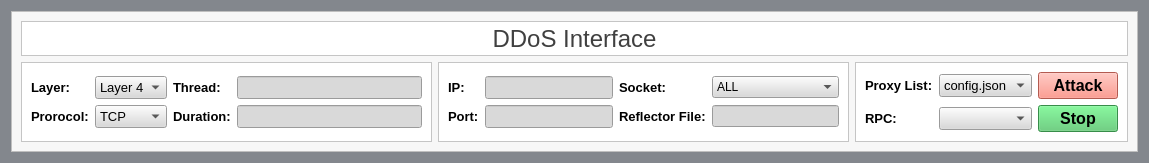
<?xml version="1.0" encoding="UTF-8"?>
<ui version="4.0">
 <class>MainWindow</class>
 <widget class="QWidget" name="MainWindow">
  <property name="windowModality">
   <enum>Qt::WindowModal</enum>
  </property>
  <property name="geometry">
   <rect>
    <x>0</x>
    <y>0</y>
    <width>1149</width>
    <height>163</height>
   </rect>
  </property>
  <property name="windowTitle">
   <string>DDoS Interface</string>
  </property>
  <property name="autoFillBackground">
   <bool>false</bool>
  </property>
  <property name="styleSheet">
   <string notr="true">background-color: rgb(131,135,141);</string>
  </property>
  <layout class="QGridLayout" name="gridLayout_8">
   <item row="0" column="0">
    <layout class="QGridLayout" name="gridLayout">
     <item row="0" column="1">
      <widget class="QFrame" name="frame">
       <property name="styleSheet">
        <string notr="true">background-color: rgb(247, 247, 247);</string>
       </property>
       <property name="frameShape">
        <enum>QFrame::StyledPanel</enum>
       </property>
       <property name="frameShadow">
        <enum>QFrame::Raised</enum>
       </property>
       <layout class="QGridLayout" name="gridLayout_9">
        <item row="0" column="0" colspan="3">
         <widget class="QLabel" name="label_7">
          <property name="enabled">
           <bool>true</bool>
          </property>
          <property name="font">
           <font>
            <family>Arial</family>
            <pointsize>18</pointsize>
            <weight>50</weight>
            <italic>false</italic>
            <bold>false</bold>
            <underline>false</underline>
            <kerning>true</kerning>
           </font>
          </property>
          <property name="whatsThis">
           <string/>
          </property>
          <property name="autoFillBackground">
           <bool>false</bool>
          </property>
          <property name="styleSheet">
           <string notr="true">font: 18pt &quot;Arial&quot;;
color: rgb(64, 64, 64);
background-color: rgb(255, 255, 255);
border-color: rgb(0, 0, 0);</string>
          </property>
          <property name="frameShape">
           <enum>QFrame::StyledPanel</enum>
          </property>
          <property name="lineWidth">
           <number>1</number>
          </property>
          <property name="text">
           <string>DDoS Interface</string>
          </property>
          <property name="scaledContents">
           <bool>false</bool>
          </property>
          <property name="alignment">
           <set>Qt::AlignCenter</set>
          </property>
          <property name="wordWrap">
           <bool>false</bool>
          </property>
          <property name="margin">
           <number>3</number>
          </property>
         </widget>
        </item>
        <item row="1" column="0">
         <widget class="QFrame" name="frame_5">
          <property name="styleSheet">
           <string notr="true">background-color: rgb(255, 255, 255);</string>
          </property>
          <property name="frameShape">
           <enum>QFrame::StyledPanel</enum>
          </property>
          <property name="frameShadow">
           <enum>QFrame::Raised</enum>
          </property>
          <layout class="QGridLayout" name="gridLayout_12">
           <item row="0" column="0">
            <layout class="QGridLayout" name="gridLayout_11">
             <item row="0" column="2">
              <widget class="QLabel" name="label_3">
               <property name="font">
                <font>
                 <pointsize>10</pointsize>
                 <weight>75</weight>
                 <bold>true</bold>
                </font>
               </property>
               <property name="text">
                <string>Thread:</string>
               </property>
              </widget>
             </item>
             <item row="1" column="2">
              <widget class="QLabel" name="label_6">
               <property name="font">
                <font>
                 <pointsize>10</pointsize>
                 <weight>75</weight>
                 <bold>true</bold>
                </font>
               </property>
               <property name="text">
                <string>Duration:</string>
               </property>
              </widget>
             </item>
             <item row="1" column="3">
              <widget class="QLineEdit" name="lineEdit_4">
               <property name="minimumSize">
                <size>
                 <width>75</width>
                 <height>0</height>
                </size>
               </property>
               <property name="font">
                <font>
                 <pointsize>10</pointsize>
                </font>
               </property>
               <property name="styleSheet">
                <string notr="true">background-color: rgb(217,217,217);</string>
               </property>
              </widget>
             </item>
             <item row="1" column="0">
              <widget class="QLabel" name="label_8">
               <property name="font">
                <font>
                 <pointsize>10</pointsize>
                 <weight>75</weight>
                 <bold>true</bold>
                </font>
               </property>
               <property name="text">
                <string>Prorocol:</string>
               </property>
              </widget>
             </item>
             <item row="0" column="1">
              <widget class="QComboBox" name="comboBox_3">
               <property name="font">
                <font>
                 <pointsize>10</pointsize>
                </font>
               </property>
               <property name="styleSheet">
                <string notr="true">background-color: rgb(217,217,217);</string>
               </property>
               <item>
                <property name="text">
                 <string>Layer 4</string>
                </property>
               </item>
              </widget>
             </item>
             <item row="1" column="1">
              <widget class="QComboBox" name="comboBox_5">
               <property name="font">
                <font>
                 <pointsize>10</pointsize>
                </font>
               </property>
               <property name="styleSheet">
                <string notr="true">background-color: rgb(217,217,217);</string>
               </property>
               <item>
                <property name="text">
                 <string>TCP</string>
                </property>
               </item>
               <item>
                <property name="text">
                 <string>UDP</string>
                </property>
               </item>
              </widget>
             </item>
             <item row="0" column="0">
              <layout class="QVBoxLayout" name="verticalLayout_2">
               <item>
                <widget class="QLabel" name="label_4">
                 <property name="font">
                  <font>
                   <pointsize>10</pointsize>
                   <weight>75</weight>
                   <bold>true</bold>
                  </font>
                 </property>
                 <property name="text">
                  <string>Layer:</string>
                 </property>
                </widget>
               </item>
              </layout>
             </item>
             <item row="0" column="3">
              <widget class="QLineEdit" name="lineEdit_2">
               <property name="font">
                <font>
                 <pointsize>10</pointsize>
                </font>
               </property>
               <property name="styleSheet">
                <string notr="true">background-color: rgb(217,217,217);</string>
               </property>
              </widget>
             </item>
            </layout>
           </item>
          </layout>
         </widget>
        </item>
        <item row="1" column="2">
         <widget class="QFrame" name="frame_4">
          <property name="styleSheet">
           <string notr="true">background-color: rgb(255, 255, 255);</string>
          </property>
          <property name="frameShape">
           <enum>QFrame::StyledPanel</enum>
          </property>
          <property name="frameShadow">
           <enum>QFrame::Raised</enum>
          </property>
          <layout class="QGridLayout" name="gridLayout_10">
           <item row="0" column="0">
            <layout class="QGridLayout" name="gridLayout_2">
             <item row="0" column="1">
              <widget class="QComboBox" name="pid_comboBox">
               <property name="font">
                <font>
                 <pointsize>10</pointsize>
                </font>
               </property>
               <property name="styleSheet">
                <string notr="true">background-color: rgb(217,217,217);</string>
               </property>
               <item>
                <property name="text">
                 <string>config.json</string>
                </property>
               </item>
              </widget>
             </item>
             <item row="1" column="1">
              <widget class="QComboBox" name="comboBox_2">
               <property name="font">
                <font>
                 <pointsize>10</pointsize>
                </font>
               </property>
               <property name="styleSheet">
                <string notr="true">background-color: rgb(217,217,217);</string>
               </property>
              </widget>
             </item>
             <item row="0" column="0">
              <widget class="QLabel" name="pid_label">
               <property name="font">
                <font>
                 <pointsize>10</pointsize>
                 <weight>75</weight>
                 <bold>true</bold>
                </font>
               </property>
               <property name="text">
                <string>Proxy List:</string>
               </property>
              </widget>
             </item>
             <item row="1" column="0">
              <widget class="QLabel" name="label_5">
               <property name="font">
                <font>
                 <pointsize>10</pointsize>
                 <weight>75</weight>
                 <bold>true</bold>
                </font>
               </property>
               <property name="text">
                <string>RPC:</string>
               </property>
              </widget>
             </item>
             <item row="1" column="2">
              <widget class="QPushButton" name="pushButton_2">
               <property name="font">
                <font>
                 <pointsize>12</pointsize>
                 <weight>75</weight>
                 <bold>true</bold>
                </font>
               </property>
               <property name="styleSheet">
                <string notr="true">background-color: rgb(79,198,104);</string>
               </property>
               <property name="text">
                <string>Stop</string>
               </property>
              </widget>
             </item>
             <item row="0" column="2">
              <widget class="QPushButton" name="pushButton">
               <property name="font">
                <font>
                 <pointsize>12</pointsize>
                 <weight>75</weight>
                 <italic>false</italic>
                 <bold>true</bold>
                 <underline>false</underline>
                 <strikeout>false</strikeout>
                </font>
               </property>
               <property name="styleSheet">
                <string notr="true">background-color: rgb(250,128,114);</string>
               </property>
               <property name="text">
                <string>Attack</string>
               </property>
              </widget>
             </item>
            </layout>
           </item>
          </layout>
         </widget>
        </item>
        <item row="1" column="1">
         <widget class="QFrame" name="frame_3">
          <property name="styleSheet">
           <string notr="true">background-color: rgb(255, 255, 255);</string>
          </property>
          <property name="frameShape">
           <enum>QFrame::StyledPanel</enum>
          </property>
          <property name="frameShadow">
           <enum>QFrame::Raised</enum>
          </property>
          <layout class="QGridLayout" name="gridLayout_5">
           <item row="0" column="0">
            <layout class="QGridLayout" name="gridLayout_3">
             <item row="1" column="0">
              <widget class="QLabel" name="label_2">
               <property name="font">
                <font>
                 <pointsize>10</pointsize>
                 <weight>75</weight>
                 <bold>true</bold>
                </font>
               </property>
               <property name="styleSheet">
                <string notr="true">color: rgb(0, 0, 0);</string>
               </property>
               <property name="text">
                <string>Port:</string>
               </property>
              </widget>
             </item>
             <item row="0" column="0">
              <widget class="QLabel" name="label">
               <property name="font">
                <font>
                 <pointsize>10</pointsize>
                 <weight>75</weight>
                 <bold>true</bold>
                </font>
               </property>
               <property name="styleSheet">
                <string notr="true">color: rgb(0, 0, 0);</string>
               </property>
               <property name="text">
                <string>IP:</string>
               </property>
              </widget>
             </item>
             <item row="0" column="1">
              <widget class="QLineEdit" name="lineEdit">
               <property name="font">
                <font>
                 <pointsize>10</pointsize>
                </font>
               </property>
               <property name="styleSheet">
                <string notr="true">background-color: rgb(217,217,217);</string>
               </property>
               <property name="text">
                <string/>
               </property>
              </widget>
             </item>
             <item row="1" column="1">
              <widget class="QLineEdit" name="lineEdit_3">
               <property name="font">
                <font>
                 <pointsize>10</pointsize>
                </font>
               </property>
               <property name="styleSheet">
                <string notr="true">background-color: rgb(217,217,217);</string>
               </property>
              </widget>
             </item>
             <item row="0" column="2">
              <widget class="QLabel" name="label_9">
               <property name="font">
                <font>
                 <pointsize>10</pointsize>
                 <weight>75</weight>
                 <bold>true</bold>
                </font>
               </property>
               <property name="text">
                <string>Socket:</string>
               </property>
              </widget>
             </item>
             <item row="1" column="2">
              <widget class="QLabel" name="label_10">
               <property name="font">
                <font>
                 <pointsize>10</pointsize>
                 <weight>75</weight>
                 <bold>true</bold>
                </font>
               </property>
               <property name="text">
                <string>Reflector File:</string>
               </property>
              </widget>
             </item>
             <item row="1" column="3">
              <widget class="QLineEdit" name="lineEdit_6">
               <property name="styleSheet">
                <string notr="true">background-color: rgb(217,217,217);</string>
               </property>
              </widget>
             </item>
             <item row="0" column="3">
              <widget class="QComboBox" name="comboBox">
               <property name="styleSheet">
                <string notr="true">background-color: rgb(217,217,217);</string>
               </property>
               <item>
                <property name="text">
                 <string>ALL</string>
                </property>
               </item>
               <item>
                <property name="text">
                 <string>HTTP</string>
                </property>
               </item>
               <item>
                <property name="text">
                 <string>SOCKS4</string>
                </property>
               </item>
               <item>
                <property name="text">
                 <string>SOCKS5</string>
                </property>
               </item>
               <item>
                <property name="text">
                 <string>RANDOM</string>
                </property>
               </item>
              </widget>
             </item>
            </layout>
           </item>
          </layout>
         </widget>
        </item>
       </layout>
      </widget>
     </item>
    </layout>
   </item>
  </layout>
 </widget>
 <resources/>
 <connections/>
</ui>
